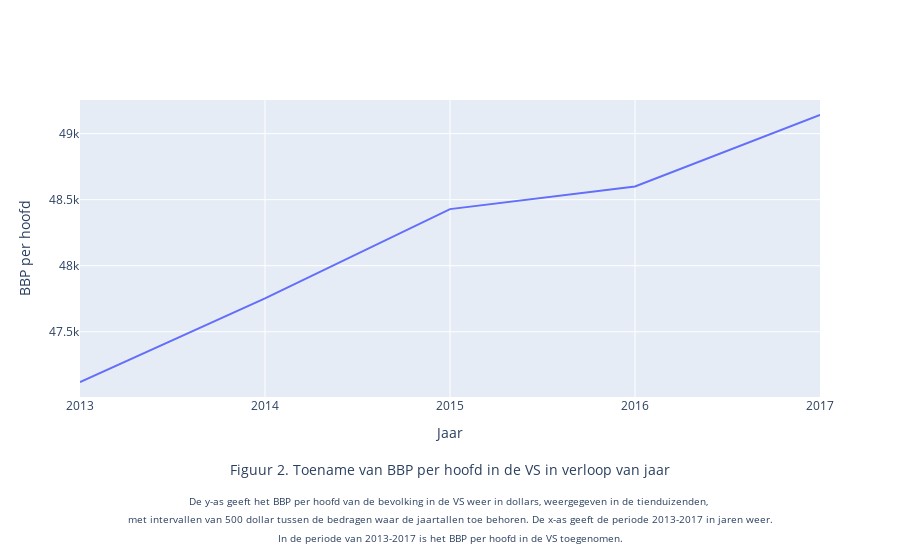

Source (notebook cell):
### Markdown cell above
<br>Het bruto binnenlands product (BBP) wordt gebruikt als een standaard meetinstrument voor de toegevoegde waarde van alle in een land geproduceerde goederen en diensten tijdens een bepaalde periode, waar meestal een jaar voor wordt aangenomen. Het BBP dient als een maatstaaf voor economische activiteit (Gross domestic product (GDP), 2017). Net zoals het aantal schietincidenten, neemt ook het BBP per hoofd van de bevolking in de VS toe (zie Figuur 2). De lijngrafiek laat zien dat in de jaren van 2013 tot en met 2017 het BBP per hoofd is toegenomen. </br>

### Code cell
gdp13 = gdp['2013']
gdp14 = gdp['2014']
gdp15 = gdp['2015']
gdp16 = gdp['2016']
gdp17 = gdp['2017']

x = [2013, 2014, 2015, 2016, 2017]
y = [sum(gdp13)/len(gdp), sum(gdp14)/len(gdp), sum(gdp15)/len(gdp), sum(gdp16)/len(gdp), sum(gdp17)/len(gdp)]

fig = go.Figure(data=go.Scatter(x=x, y=y, mode='lines'))
fig.update_xaxes(
    ticktext=x,
    tickvals=[x[i] for i in range(len(x))],
    tickmode='array',
)

fig.update_layout(xaxis_title='Jaar<br><br>Figuur 2. Toename van BBP per hoofd in de VS in verloop van jaar<br><br><sup>De y-as geeft het BBP per hoofd van de bevolking in de VS weer in dollars, weergegeven in de tienduizenden, <br>met intervallen van 500 dollar tussen de bedragen waar de jaartallen toe behoren. De x-as geeft de periode 2013-2017 in jaren weer.<br>In de periode van 2013-2017 is het BBP per hoofd in de VS toegenomen.</br></sup>', 
                  yaxis_title='BBP per hoofd'
)

fig.show()

### Figure 1 — Plotly figure (JSON) as saved in the notebook; plotly's stock layout.template omitted (floating-point values rounded to 4 significant figures)
{"data": [{"mode": "lines", "type": "scatter", "x": [2013, 2014, 2015, 2016, 2017], "y": [47120.0, 47750.0, 48430.0, 48600.0, 49140.0]}], "layout": {"xaxis": {"tickmode": "array", "ticktext": [2013, 2014, 2015, 2016, 2017], "tickvals": [2013, 2014, 2015, 2016, 2017], "title": {"text": "Jaar<br><br>Figuur 2. Toename van BBP per hoofd in de VS in verloop van jaar<br><br><sup>De y-as geeft het BBP per hoofd van de bevolking in de VS weer in dollars, weergegeven in de tienduizenden, <br>met intervallen van 500 dollar tussen de bedragen waar de jaartallen toe behoren. De x-as geeft de periode 2013-2017 in jaren weer.<br>In de periode van 2013-2017 is het BBP per hoofd in de VS toegenomen.</br></sup>"}}, "yaxis": {"title": {"text": "BBP per hoofd"}}}}
